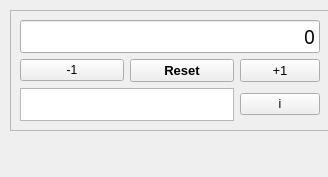
<?xml version="1.0" encoding="UTF-8"?>
<ui version="4.0">
 <class>MainWindow</class>
 <widget class="QMainWindow" name="MainWindow">
  <property name="geometry">
   <rect>
    <x>0</x>
    <y>0</y>
    <width>328</width>
    <height>177</height>
   </rect>
  </property>
  <property name="windowTitle">
   <string>计数器</string>
  </property>
  <widget class="QWidget" name="centralwidget">
   <widget class="QFrame" name="frame">
    <property name="geometry">
     <rect>
      <x>10</x>
      <y>10</y>
      <width>320</width>
      <height>121</height>
     </rect>
    </property>
    <property name="frameShape">
     <enum>QFrame::StyledPanel</enum>
    </property>
    <property name="frameShadow">
     <enum>QFrame::Raised</enum>
    </property>
    <layout class="QGridLayout" name="gridLayout">
     <item row="1" column="0">
      <widget class="QPushButton" name="pushButtonCntDn">
       <property name="text">
        <string>-1</string>
       </property>
      </widget>
     </item>
     <item row="1" column="1">
      <widget class="QPushButton" name="pushButtonCntRst">
       <property name="font">
        <font>
         <pointsize>10</pointsize>
         <weight>75</weight>
         <bold>true</bold>
        </font>
       </property>
       <property name="text">
        <string>Reset</string>
       </property>
      </widget>
     </item>
     <item row="0" column="0" colspan="3">
      <widget class="QLineEdit" name="lineEditCnt">
       <property name="sizePolicy">
        <sizepolicy hsizetype="Fixed" vsizetype="Fixed">
         <horstretch>0</horstretch>
         <verstretch>0</verstretch>
        </sizepolicy>
       </property>
       <property name="maximumSize">
        <size>
         <width>300</width>
         <height>300</height>
        </size>
       </property>
       <property name="sizeIncrement">
        <size>
         <width>5</width>
         <height>5</height>
        </size>
       </property>
       <property name="font">
        <font>
         <family>Sans Serif</family>
         <pointsize>14</pointsize>
        </font>
       </property>
       <property name="cursor">
        <cursorShape>ArrowCursor</cursorShape>
       </property>
       <property name="acceptDrops">
        <bool>false</bool>
       </property>
       <property name="inputMethodHints">
        <set>Qt::ImhDigitsOnly</set>
       </property>
       <property name="text">
        <string>0</string>
       </property>
       <property name="alignment">
        <set>Qt::AlignRight|Qt::AlignTrailing|Qt::AlignVCenter</set>
       </property>
       <property name="readOnly">
        <bool>true</bool>
       </property>
      </widget>
     </item>
     <item row="1" column="2">
      <widget class="QPushButton" name="pushButtonCntUp">
       <property name="font">
        <font>
         <pointsize>10</pointsize>
         <weight>50</weight>
         <bold>false</bold>
        </font>
       </property>
       <property name="focusPolicy">
        <enum>Qt::StrongFocus</enum>
       </property>
       <property name="text">
        <string extracomment="114514">+1</string>
       </property>
      </widget>
     </item>
     <item row="2" column="0" colspan="2">
      <widget class="QPlainTextEdit" name="plainTextEditIcon"/>
     </item>
     <item row="2" column="2">
      <widget class="QPushButton" name="pushButtonIcon">
       <property name="text">
        <string>i</string>
       </property>
      </widget>
     </item>
    </layout>
   </widget>
  </widget>
 </widget>
 <tabstops>
  <tabstop>pushButtonCntUp</tabstop>
  <tabstop>pushButtonCntDn</tabstop>
  <tabstop>lineEditCnt</tabstop>
 </tabstops>
 <resources/>
 <connections>
  <connection>
   <sender>pushButtonCntUp</sender>
   <signal>clicked()</signal>
   <receiver>MainWindow</receiver>
   <slot>btnCntUp_Click()</slot>
   <hints>
    <hint type="sourcelabel">
     <x>319</x>
     <y>84</y>
    </hint>
    <hint type="destinationlabel">
     <x>159</x>
     <y>145</y>
    </hint>
   </hints>
  </connection>
  <connection>
   <sender>pushButtonCntRst</sender>
   <signal>clicked()</signal>
   <receiver>MainWindow</receiver>
   <slot>btnCntRst_Click()</slot>
   <hints>
    <hint type="sourcelabel">
     <x>170</x>
     <y>84</y>
    </hint>
    <hint type="destinationlabel">
     <x>-10</x>
     <y>139</y>
    </hint>
   </hints>
  </connection>
  <connection>
   <sender>pushButtonCntDn</sender>
   <signal>clicked()</signal>
   <receiver>MainWindow</receiver>
   <slot>btnCntDn_Click()</slot>
   <hints>
    <hint type="sourcelabel">
     <x>43</x>
     <y>84</y>
    </hint>
    <hint type="destinationlabel">
     <x>-41</x>
     <y>85</y>
    </hint>
   </hints>
  </connection>
  <connection>
   <sender>pushButtonIcon</sender>
   <signal>clicked()</signal>
   <receiver>MainWindow</receiver>
   <slot>btnIcon_Click()</slot>
   <hints>
    <hint type="sourcelabel">
     <x>280</x>
     <y>105</y>
    </hint>
    <hint type="destinationlabel">
     <x>163</x>
     <y>88</y>
    </hint>
   </hints>
  </connection>
 </connections>
 <slots>
  <slot>btnCntUp_Click()</slot>
  <slot>btnCntRst_Click()</slot>
  <slot>btnCntDn_Click()</slot>
  <slot>btnIcon_Click()</slot>
 </slots>
</ui>
